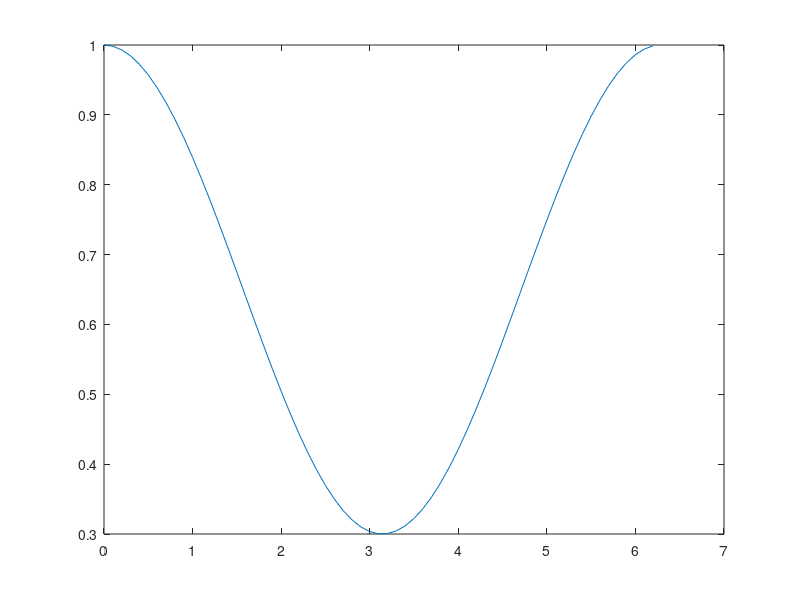

Here is the MATLAB script that generated this plot:
%Fab
phi=(0:.1:2*pi);
lambda=0.3;




for i=1:length(phi);

fab(i)=(lambda + (1 - lambda)*((1+cos(phi(i)))/2));

end

length(fab)

plot(phi(:),fab(:))
